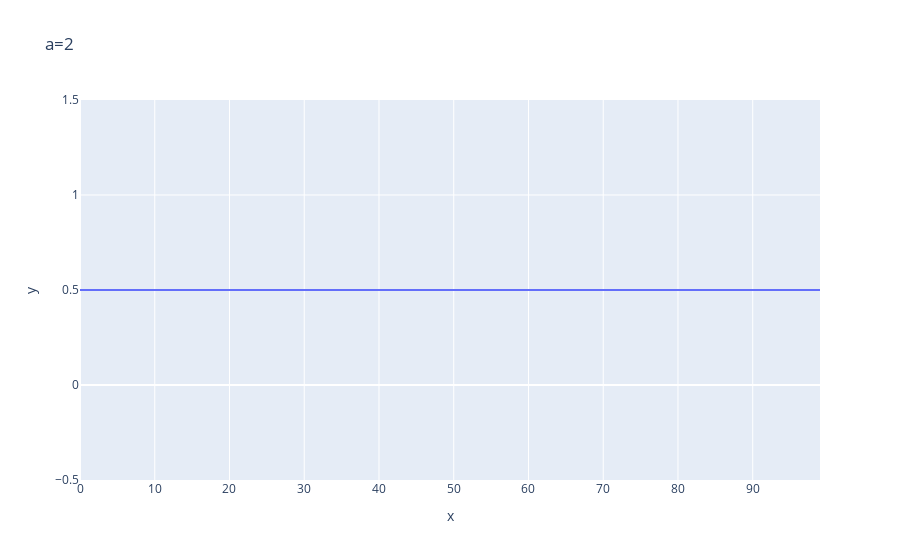

The cell this chart's notebook holds for it:
### Code cell
plot(2)

### Figure 1 — Plotly figure (JSON) as saved in the notebook; plotly's stock layout.template omitted (floating-point values rounded to 4 significant figures)
{"data": [{"hovertemplate": "x=%{x}<br>y=%{y}<extra></extra>", "legendgroup": "", "line": {"color": "#636efa", "dash": "solid"}, "marker": {"symbol": "circle"}, "mode": "lines", "name": "", "orientation": "v", "showlegend": false, "type": "scatter", "x": [0, 1, 2, 3, 4, 5, 6, 7, 8, 9, 10, 11, 12, 13, 14, 15, 16, 17, 18, 19, 20, 21, 22, 23, 24, 25, 26, 27, 28, 29, 30, 31, 32, 33, 34, 35, 36, 37, 38, 39, 40, 41, 42, 43, 44, 45, 46, 47, 48, 49, 50, 51, 52, 53, 54, 55, 56, 57, 58, 59, 60, 61, 62, 63, 64, 65, 66, 67, 68, 69, 70, 71, 72, 73, 74, 75, 76, 77, 78, 79, 80, 81, 82, 83, 84, 85, 86, 87, 88, 89, 90, 91, 92, 93, 94, 95, 96, 97, 98, 99], "xaxis": "x", "y": [0.5, 0.5, 0.5, 0.5, 0.5, 0.5, 0.5, 0.5, 0.5, 0.5, 0.5, 0.5, 0.5, 0.5, 0.5, 0.5, 0.5, 0.5, 0.5, 0.5, 0.5, 0.5, 0.5, 0.5, 0.5, 0.5, 0.5, 0.5, 0.5, 0.5, 0.5, 0.5, 0.5, 0.5, 0.5, 0.5, 0.5, 0.5, 0.5, 0.5, 0.5, 0.5, 0.5, 0.5, 0.5, 0.5, 0.5, 0.5, 0.5, 0.5, 0.5, 0.5, 0.5, 0.5, 0.5, 0.5, 0.5, 0.5, 0.5, 0.5, 0.5, 0.5, 0.5, 0.5, 0.5, 0.5, 0.5, 0.5, 0.5, 0.5, 0.5, 0.5, 0.5, 0.5, 0.5, 0.5, 0.5, 0.5, 0.5, 0.5, 0.5, 0.5, 0.5, 0.5, 0.5, 0.5, 0.5, 0.5, 0.5, 0.5, 0.5, 0.5, 0.5, 0.5, 0.5, 0.5, 0.5, 0.5, 0.5, 0.5], "yaxis": "y"}], "layout": {"legend": {"tracegroupgap": 0}, "title": {"text": "a=2"}, "xaxis": {"anchor": "y", "domain": [0, 1], "title": {"text": "x"}}, "yaxis": {"anchor": "x", "domain": [0, 1], "title": {"text": "y"}}}}
